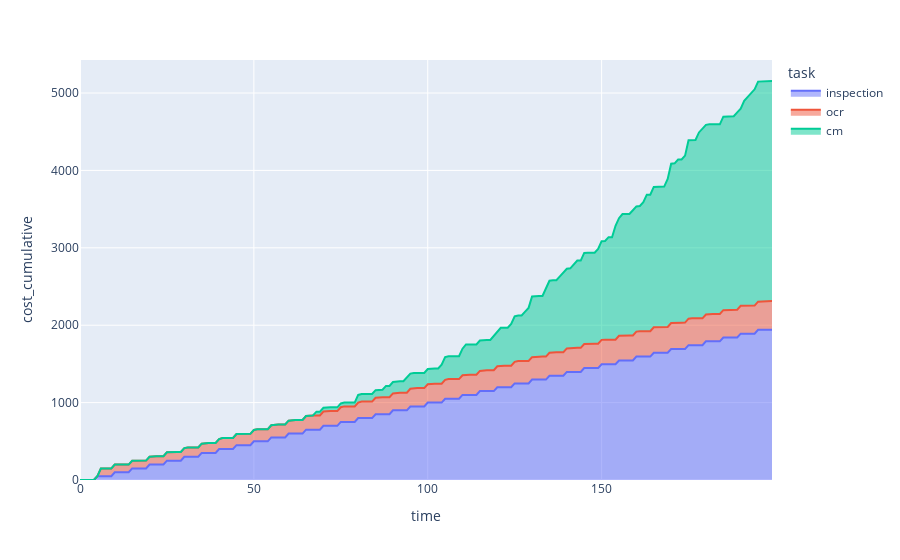

Here is the notebook cell this chart was saved with:
### Code cell
df = fm.expected_cost_df()

fig = px.area(df, x="time", y="cost_cumulative", color="task")
fig.show()

### Figure 1 — Plotly figure (JSON) as saved in the notebook; plotly's stock layout.template omitted (floating-point values rounded to 4 significant figures; data arrays with more than 128 entries replaced by an {"elided": "..."} marker saying what was removed)
{"data": [{"hovertemplate": "task=inspection<br>time=%{x}<br>cost_cumulative=%{y}<extra></extra>", "legendgroup": "inspection", "line": {"color": "#636efa"}, "mode": "lines", "name": "inspection", "orientation": "v", "showlegend": true, "stackgroup": "1", "type": "scatter", "x": {"elided": "200 int values"}, "xaxis": "x", "y": {"elided": "200 float values"}, "yaxis": "y"}, {"hovertemplate": "task=ocr<br>time=%{x}<br>cost_cumulative=%{y}<extra></extra>", "legendgroup": "ocr", "line": {"color": "#EF553B"}, "mode": "lines", "name": "ocr", "orientation": "v", "showlegend": true, "stackgroup": "1", "type": "scatter", "x": {"elided": "200 int values"}, "xaxis": "x", "y": {"elided": "200 float values"}, "yaxis": "y"}, {"hovertemplate": "task=cm<br>time=%{x}<br>cost_cumulative=%{y}<extra></extra>", "legendgroup": "cm", "line": {"color": "#00cc96"}, "mode": "lines", "name": "cm", "orientation": "v", "showlegend": true, "stackgroup": "1", "type": "scatter", "x": {"elided": "200 int values"}, "xaxis": "x", "y": {"elided": "200 float values"}, "yaxis": "y"}], "layout": {"legend": {"title": {"text": "task"}, "tracegroupgap": 0}, "margin": {"t": 60}, "xaxis": {"anchor": "y", "domain": [0, 1], "title": {"text": "time"}}, "yaxis": {"anchor": "x", "domain": [0, 1], "title": {"text": "cost_cumulative"}}}}
